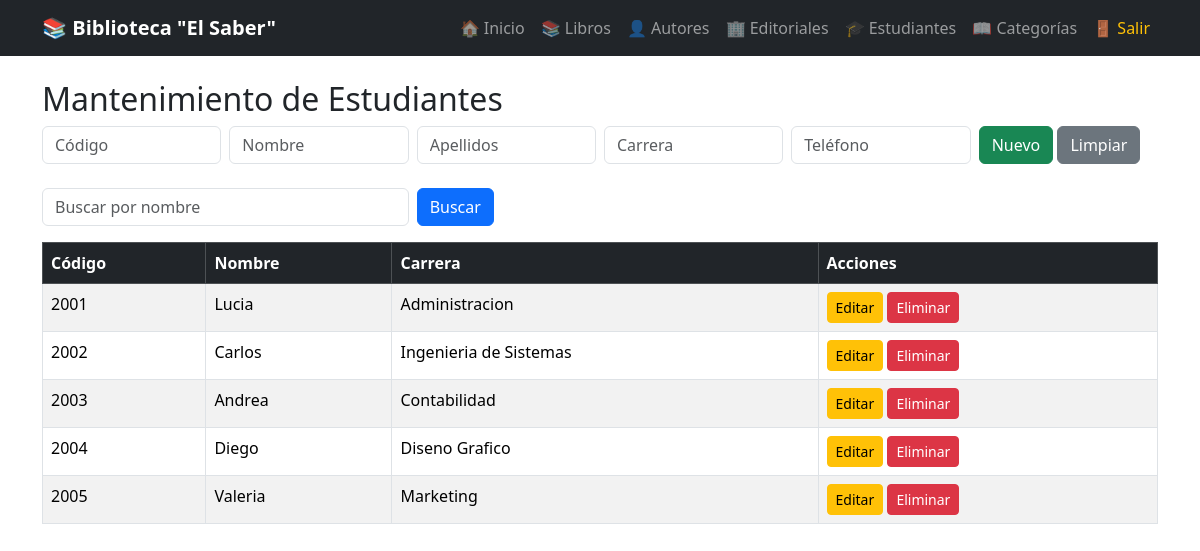
The app's page /estudiantes/estudiantes.php (signed in) with its own data.
### tables this page shows
create table estudiantes(
  codigo int primary key,
  nombre varchar(255),
  apellido varchar(255),
  carrera varchar(255),
  telefono varchar(20)
  );

### estudiantes/estudiantes.php (the view, shortened to what this page needs)
<?php
include("../conexion.php");
$editar = null;
$buscar = $_GET['buscar'] ?? '';
$stmt = $conexion->prepare("SELECT * FROM estudiantes WHERE nombre LIKE ?");
$stmt->execute(["%$buscar%"]);
$estudiantes = $stmt->fetchAll();
?>
<!DOCTYPE html>
<html lang="es">
<head>
    <link href="https://cdn.jsdelivr.net/npm/bootstrap@5.3.3/dist/css/bootstrap.min.css" rel="stylesheet">
</head>
<body>
<?php include("../navbar.php"); ?>
<div class="container mt-4">
    <h2>Mantenimiento de Estudiantes</h2>
    <form method="POST" class="row g-2 mb-4">
        <div class="col-md-2"><input type="number" name="codigo" class="form-control" placeholder="Código" value="<?= $editar['codigo'] ?? '' ?>" required></div>
        <div class="col-md-2"><input type="text" name="nombre" class="form-control" placeholder="Nombre" value="<?= $editar['nombre'] ?? '' ?>" required></div>
        <div class="col-md-2"><input type="text" name="apellido" class="form-control" placeholder="Apellidos" value="<?= $editar['apellido'] ?? '' ?>"></div>
        <div class="col-md-2"><input type="text" name="carrera" class="form-control" placeholder="Carrera" value="<?= $editar['carrera'] ?? '' ?>"></div>
        <div class="col-md-2"><input type="text" name="telefono" class="form-control" placeholder="Teléfono" value="<?= $editar['telefono'] ?? '' ?>"></div>
        <div class="col-md-2">
            <button type="submit" class="btn btn-success"><?= $editar ? 'Editar' : 'Nuevo' ?></button>
            <a href="estudiantes.php" class="btn btn-secondary">Limpiar</a>
        </div>
    </form>
    <form method="GET" class="row g-2 mb-3">
        <div class="col-md-4"><input type="text" name="buscar" class="form-control" placeholder="Buscar por nombre" value="<?= htmlspecialchars($buscar) ?>"></div>
        <div class="col-md-2"><button type="submit" class="btn btn-primary">Buscar</button></div>
    </form>
    <table class="table table-bordered table-striped">
        <thead class="table-dark">
            <tr><th>Código</th><th>Nombre</th><th>Carrera</th><th>Acciones</th></tr>
        </thead>
        <tbody>
            <?php foreach ($estudiantes as $fila) { ?>
            <tr>
                <td><?= $fila['codigo'] ?></td>
                <td><?= $fila['nombre'] ?></td>
                <td><?= $fila['carrera'] ?></td>
                <td>
                    <a href="?editar=<?= $fila['codigo'] ?>" class="btn btn-sm btn-warning">Editar</a>
                    <a href="?eliminar=<?= $fila['codigo'] ?>" class="btn btn-sm btn-danger" onclick="return confirm('¿Eliminar registro?')">Eliminar</a>
                </td>
            </tr>
            <?php } ?>
        </tbody>
    </table>
</div>
</body>
</html>

### records on screen
estudiantes: codigo "2001", nombre "Lucia", carrera "Administracion"
estudiantes: codigo "2002", nombre "Carlos", carrera "Ingenieria de Sistemas"
estudiantes: codigo "2003", nombre "Andrea", carrera "Contabilidad"
estudiantes: codigo "2004", nombre "Diego", carrera "Diseno Grafico"
estudiantes: codigo "2005", nombre "Valeria", carrera "Marketing"
